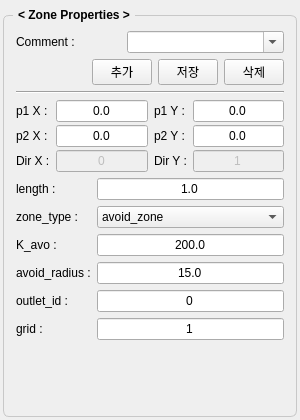
<?xml version="1.0" encoding="UTF-8"?>
<ui version="4.0">
 <class>ZoneForm</class>
 <widget class="QWidget" name="ZoneForm">
  <property name="geometry">
   <rect>
    <x>0</x>
    <y>0</y>
    <width>300</width>
    <height>420</height>
   </rect>
  </property>
  <property name="sizePolicy">
   <sizepolicy hsizetype="Preferred" vsizetype="Preferred">
    <horstretch>0</horstretch>
    <verstretch>0</verstretch>
   </sizepolicy>
  </property>
  <property name="font">
   <font>
    <pointsize>9</pointsize>
   </font>
  </property>
  <property name="windowTitle">
   <string>Form</string>
  </property>
  <layout class="QVBoxLayout" name="verticalLayout">
   <property name="leftMargin">
    <number>3</number>
   </property>
   <property name="topMargin">
    <number>6</number>
   </property>
   <property name="rightMargin">
    <number>3</number>
   </property>
   <property name="bottomMargin">
    <number>3</number>
   </property>
   <item>
    <widget class="QGroupBox" name="groupBox_4">
     <property name="maximumSize">
      <size>
       <width>16777215</width>
       <height>16777215</height>
      </size>
     </property>
     <property name="font">
      <font>
       <pointsize>9</pointsize>
       <bold>true</bold>
      </font>
     </property>
     <property name="styleSheet">
      <string notr="true">QGroupBox {
    border: 1px solid;
    border-radius: 6;
    margin-top: 9;
    border-color : #c8c8c8;
	padding: 3;
}
QGroupBox::title {
    subcontrol-origin: margin;
    subcontrol-position: top left;
    left: 10;
    padding: 2 3;
}</string>
     </property>
     <property name="title">
      <string>&lt; Zone Properties &gt;</string>
     </property>
     <layout class="QVBoxLayout" name="verticalLayout_5">
      <property name="spacing">
       <number>6</number>
      </property>
      <property name="leftMargin">
       <number>9</number>
      </property>
      <property name="topMargin">
       <number>12</number>
      </property>
      <property name="rightMargin">
       <number>9</number>
      </property>
      <item>
       <layout class="QHBoxLayout" name="horizontalLayout_11" stretch="2,3">
        <item>
         <widget class="QLabel" name="label_16">
          <property name="font">
           <font>
            <pointsize>9</pointsize>
           </font>
          </property>
          <property name="text">
           <string>Comment :</string>
          </property>
         </widget>
        </item>
        <item>
         <widget class="QComboBox" name="comboBox_name">
          <property name="font">
           <font>
            <pointsize>9</pointsize>
           </font>
          </property>
          <property name="editable">
           <bool>true</bool>
          </property>
          <property name="maxVisibleItems">
           <number>10</number>
          </property>
         </widget>
        </item>
       </layout>
      </item>
      <item>
       <layout class="QHBoxLayout" name="horizontalLayout_12" stretch="1,0,0,0">
        <property name="leftMargin">
         <number>0</number>
        </property>
        <property name="topMargin">
         <number>0</number>
        </property>
        <item>
         <spacer name="horizontalSpacer_3">
          <property name="font">
           <font>
            <pointsize>9</pointsize>
           </font>
          </property>
          <property name="orientation">
           <enum>Qt::Orientation::Horizontal</enum>
          </property>
          <property name="sizeHint" stdset="0">
           <size>
            <width>40</width>
            <height>0</height>
           </size>
          </property>
         </spacer>
        </item>
        <item>
         <widget class="QPushButton" name="pushButton_add">
          <property name="sizePolicy">
           <sizepolicy hsizetype="Minimum" vsizetype="Fixed">
            <horstretch>0</horstretch>
            <verstretch>0</verstretch>
           </sizepolicy>
          </property>
          <property name="maximumSize">
           <size>
            <width>60</width>
            <height>16777215</height>
           </size>
          </property>
          <property name="font">
           <font>
            <pointsize>9</pointsize>
           </font>
          </property>
          <property name="text">
           <string>추가</string>
          </property>
         </widget>
        </item>
        <item>
         <widget class="QPushButton" name="pushButton_save">
          <property name="maximumSize">
           <size>
            <width>60</width>
            <height>16777215</height>
           </size>
          </property>
          <property name="font">
           <font>
            <pointsize>9</pointsize>
           </font>
          </property>
          <property name="text">
           <string>저장</string>
          </property>
         </widget>
        </item>
        <item>
         <widget class="QPushButton" name="pushButton_remove">
          <property name="maximumSize">
           <size>
            <width>60</width>
            <height>16777215</height>
           </size>
          </property>
          <property name="font">
           <font>
            <pointsize>9</pointsize>
           </font>
          </property>
          <property name="text">
           <string>삭제</string>
          </property>
         </widget>
        </item>
       </layout>
      </item>
      <item>
       <widget class="Line" name="line_3">
        <property name="font">
         <font>
          <pointsize>9</pointsize>
         </font>
        </property>
        <property name="orientation">
         <enum>Qt::Orientation::Horizontal</enum>
        </property>
       </widget>
      </item>
      <item>
       <layout class="QHBoxLayout" name="horizontalLayout_2">
        <item>
         <layout class="QGridLayout" name="gridLayout" columnstretch="0,1,0,1">
          <property name="verticalSpacing">
           <number>3</number>
          </property>
          <item row="0" column="0">
           <widget class="QLabel" name="label_9">
            <property name="font">
             <font>
              <pointsize>9</pointsize>
             </font>
            </property>
            <property name="text">
             <string>p1 X :</string>
            </property>
           </widget>
          </item>
          <item row="0" column="1">
           <widget class="QLineEdit" name="lineEdit_p1_x">
            <property name="maximumSize">
             <size>
              <width>100</width>
              <height>16777215</height>
             </size>
            </property>
            <property name="font">
             <font>
              <pointsize>9</pointsize>
             </font>
            </property>
            <property name="text">
             <string>0.0</string>
            </property>
            <property name="alignment">
             <set>Qt::AlignmentFlag::AlignCenter</set>
            </property>
           </widget>
          </item>
          <item row="0" column="2">
           <widget class="QLabel" name="label_10">
            <property name="font">
             <font>
              <pointsize>9</pointsize>
             </font>
            </property>
            <property name="text">
             <string>p1 Y :</string>
            </property>
           </widget>
          </item>
          <item row="0" column="3">
           <widget class="QLineEdit" name="lineEdit_p1_y">
            <property name="maximumSize">
             <size>
              <width>100</width>
              <height>16777215</height>
             </size>
            </property>
            <property name="font">
             <font>
              <pointsize>9</pointsize>
             </font>
            </property>
            <property name="text">
             <string>0.0</string>
            </property>
            <property name="alignment">
             <set>Qt::AlignmentFlag::AlignCenter</set>
            </property>
           </widget>
          </item>
          <item row="1" column="0">
           <widget class="QLabel" name="label_11">
            <property name="font">
             <font>
              <pointsize>9</pointsize>
             </font>
            </property>
            <property name="text">
             <string>p2 X :</string>
            </property>
           </widget>
          </item>
          <item row="1" column="1">
           <widget class="QLineEdit" name="lineEdit_p2_x">
            <property name="maximumSize">
             <size>
              <width>100</width>
              <height>16777215</height>
             </size>
            </property>
            <property name="font">
             <font>
              <pointsize>9</pointsize>
             </font>
            </property>
            <property name="text">
             <string>0.0</string>
            </property>
            <property name="alignment">
             <set>Qt::AlignmentFlag::AlignCenter</set>
            </property>
           </widget>
          </item>
          <item row="1" column="2">
           <widget class="QLabel" name="label_12">
            <property name="font">
             <font>
              <pointsize>9</pointsize>
             </font>
            </property>
            <property name="text">
             <string>p2 Y :</string>
            </property>
           </widget>
          </item>
          <item row="1" column="3">
           <widget class="QLineEdit" name="lineEdit_p2_y">
            <property name="maximumSize">
             <size>
              <width>100</width>
              <height>16777215</height>
             </size>
            </property>
            <property name="font">
             <font>
              <pointsize>9</pointsize>
             </font>
            </property>
            <property name="text">
             <string>0.0</string>
            </property>
            <property name="alignment">
             <set>Qt::AlignmentFlag::AlignCenter</set>
            </property>
           </widget>
          </item>
          <item row="2" column="0">
           <widget class="QLabel" name="label_22">
            <property name="font">
             <font>
              <pointsize>9</pointsize>
             </font>
            </property>
            <property name="text">
             <string>Dir X :</string>
            </property>
           </widget>
          </item>
          <item row="2" column="1">
           <widget class="QLineEdit" name="lineEdit_direction_x">
            <property name="enabled">
             <bool>false</bool>
            </property>
            <property name="maximumSize">
             <size>
              <width>100</width>
              <height>16777215</height>
             </size>
            </property>
            <property name="font">
             <font>
              <pointsize>9</pointsize>
             </font>
            </property>
            <property name="text">
             <string>0</string>
            </property>
            <property name="alignment">
             <set>Qt::AlignmentFlag::AlignCenter</set>
            </property>
           </widget>
          </item>
          <item row="2" column="2">
           <widget class="QLabel" name="label_23">
            <property name="font">
             <font>
              <pointsize>9</pointsize>
             </font>
            </property>
            <property name="text">
             <string>Dir Y :</string>
            </property>
           </widget>
          </item>
          <item row="2" column="3">
           <widget class="QLineEdit" name="lineEdit_direction_y">
            <property name="enabled">
             <bool>false</bool>
            </property>
            <property name="maximumSize">
             <size>
              <width>100</width>
              <height>16777215</height>
             </size>
            </property>
            <property name="font">
             <font>
              <pointsize>9</pointsize>
             </font>
            </property>
            <property name="text">
             <string>1</string>
            </property>
            <property name="alignment">
             <set>Qt::AlignmentFlag::AlignCenter</set>
            </property>
           </widget>
          </item>
         </layout>
        </item>
       </layout>
      </item>
      <item>
       <layout class="QFormLayout" name="formLayout">
        <property name="topMargin">
         <number>0</number>
        </property>
        <item row="0" column="0">
         <widget class="QLabel" name="label_24">
          <property name="font">
           <font>
            <pointsize>9</pointsize>
           </font>
          </property>
          <property name="text">
           <string>length :</string>
          </property>
         </widget>
        </item>
        <item row="0" column="1">
         <widget class="QLineEdit" name="lineEdit_length">
          <property name="maximumSize">
           <size>
            <width>16777215</width>
            <height>16777215</height>
           </size>
          </property>
          <property name="font">
           <font>
            <pointsize>9</pointsize>
           </font>
          </property>
          <property name="text">
           <string>1.0</string>
          </property>
          <property name="alignment">
           <set>Qt::AlignmentFlag::AlignCenter</set>
          </property>
         </widget>
        </item>
        <item row="1" column="0">
         <widget class="QLabel" name="label_25">
          <property name="font">
           <font>
            <pointsize>9</pointsize>
           </font>
          </property>
          <property name="text">
           <string>zone_type :</string>
          </property>
         </widget>
        </item>
        <item row="1" column="1">
         <widget class="QComboBox" name="comboBox_zone_type">
          <property name="font">
           <font>
            <pointsize>9</pointsize>
           </font>
          </property>
          <item>
           <property name="text">
            <string>avoid_zone</string>
           </property>
          </item>
          <item>
           <property name="text">
            <string>change_goal_position</string>
           </property>
          </item>
         </widget>
        </item>
        <item row="2" column="0">
         <widget class="QLabel" name="label_26">
          <property name="font">
           <font>
            <pointsize>9</pointsize>
           </font>
          </property>
          <property name="text">
           <string>K_avo :</string>
          </property>
         </widget>
        </item>
        <item row="2" column="1">
         <widget class="QLineEdit" name="lineEdit_k_avo">
          <property name="maximumSize">
           <size>
            <width>16777215</width>
            <height>16777215</height>
           </size>
          </property>
          <property name="font">
           <font>
            <pointsize>9</pointsize>
           </font>
          </property>
          <property name="text">
           <string>200.0</string>
          </property>
          <property name="alignment">
           <set>Qt::AlignmentFlag::AlignCenter</set>
          </property>
         </widget>
        </item>
        <item row="3" column="0">
         <widget class="QLabel" name="label_27">
          <property name="font">
           <font>
            <pointsize>9</pointsize>
           </font>
          </property>
          <property name="text">
           <string>avoid_radius :</string>
          </property>
         </widget>
        </item>
        <item row="3" column="1">
         <widget class="QLineEdit" name="lineEdit_avoid_radius">
          <property name="maximumSize">
           <size>
            <width>16777215</width>
            <height>16777215</height>
           </size>
          </property>
          <property name="font">
           <font>
            <pointsize>9</pointsize>
           </font>
          </property>
          <property name="text">
           <string>15.0</string>
          </property>
          <property name="alignment">
           <set>Qt::AlignmentFlag::AlignCenter</set>
          </property>
         </widget>
        </item>
        <item row="4" column="0">
         <widget class="QLabel" name="label_28">
          <property name="font">
           <font>
            <pointsize>9</pointsize>
           </font>
          </property>
          <property name="text">
           <string>outlet_id :</string>
          </property>
         </widget>
        </item>
        <item row="4" column="1">
         <widget class="QLineEdit" name="lineEdit_outlet_id">
          <property name="maximumSize">
           <size>
            <width>16777215</width>
            <height>16777215</height>
           </size>
          </property>
          <property name="font">
           <font>
            <pointsize>9</pointsize>
           </font>
          </property>
          <property name="text">
           <string>0</string>
          </property>
          <property name="alignment">
           <set>Qt::AlignmentFlag::AlignCenter</set>
          </property>
         </widget>
        </item>
        <item row="5" column="0">
         <widget class="QLabel" name="label_29">
          <property name="font">
           <font>
            <pointsize>9</pointsize>
           </font>
          </property>
          <property name="text">
           <string>grid :</string>
          </property>
         </widget>
        </item>
        <item row="5" column="1">
         <widget class="QLineEdit" name="lineEdit_grid">
          <property name="maximumSize">
           <size>
            <width>16777215</width>
            <height>16777215</height>
           </size>
          </property>
          <property name="font">
           <font>
            <pointsize>9</pointsize>
           </font>
          </property>
          <property name="text">
           <string>1</string>
          </property>
          <property name="alignment">
           <set>Qt::AlignmentFlag::AlignCenter</set>
          </property>
         </widget>
        </item>
       </layout>
      </item>
     </layout>
    </widget>
   </item>
  </layout>
 </widget>
 <tabstops>
  <tabstop>comboBox_name</tabstop>
  <tabstop>pushButton_add</tabstop>
  <tabstop>pushButton_save</tabstop>
  <tabstop>pushButton_remove</tabstop>
  <tabstop>lineEdit_p1_x</tabstop>
  <tabstop>lineEdit_p1_y</tabstop>
  <tabstop>lineEdit_p2_x</tabstop>
  <tabstop>lineEdit_p2_y</tabstop>
  <tabstop>lineEdit_direction_x</tabstop>
  <tabstop>lineEdit_direction_y</tabstop>
  <tabstop>lineEdit_length</tabstop>
  <tabstop>comboBox_zone_type</tabstop>
  <tabstop>lineEdit_k_avo</tabstop>
  <tabstop>lineEdit_avoid_radius</tabstop>
  <tabstop>lineEdit_outlet_id</tabstop>
  <tabstop>lineEdit_grid</tabstop>
 </tabstops>
 <resources/>
 <connections/>
</ui>
